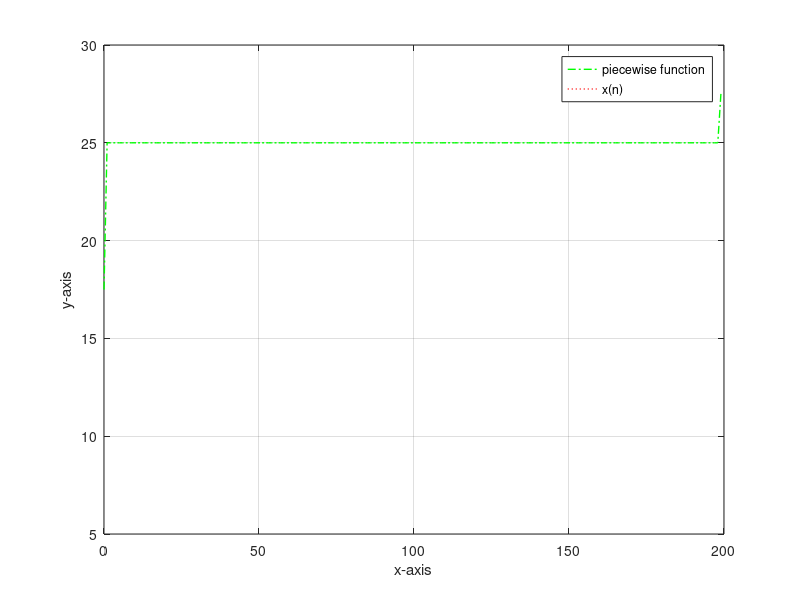

The MATLAB script that drew this image:
n = 0:1:199;
x = input('Please input x(n): ');

%piecewise function
y1 = -1.5.*x.*(n) + 2*x.*(n+1) - ((x.*(n+2))./2).*(n==0);
y2 = x.*(n+1)./2 - 0.5*x.*(n-1).*((0<n)&(n<=198));
y3 = 1.5*x.*n - 2*x.*(n-1) - 0.5*x.*(n-2).*(n==199);

%plotting the function of the graph
y = y1 + y2 + y3;
plot(n,y, '-.g', 'linewidth',1);hold; grid;
plot(n,x, ':r', 'linewidth', 1); hold on;
xlabel('x-axis');
ylabel('y-axis');
legend('piecewise function','x(n)');

